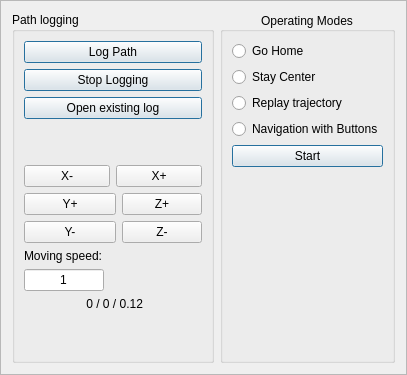
         <widget class="QFrame" name="frame_3">
          <property name="frameShape">
           <enum>QFrame::StyledPanel</enum>
          </property>
          <property name="frameShadow">
           <enum>QFrame::Raised</enum>
          </property>
          <layout class="QHBoxLayout" name="horizontalLayout_2">
           <item>
            <widget class="QGroupBox" name="groupBox_3">
             <property name="title">
              <string>Path logging</string>
             </property>
             <layout class="QGridLayout" name="gridLayout_12">
              <item row="6" column="0">
               <spacer name="verticalSpacer">
                <property name="orientation">
                 <enum>Qt::Vertical</enum>
                </property>
                <property name="sizeHint" stdset="0">
                 <size>
                  <width>20</width>
                  <height>40</height>
                 </size>
                </property>
               </spacer>
              </item>
              <item row="4" column="0">
               <widget class="QLineEdit" name="lineEdit">
                <property name="maximumSize">
                 <size>
                  <width>80</width>
                  <height>16777215</height>
                 </size>
                </property>
                <property name="text">
                 <string>1</string>
                </property>
                <property name="alignment">
                 <set>Qt::AlignCenter</set>
                </property>
               </widget>
              </item>
              <item row="0" column="0">
               <layout class="QVBoxLayout" name="verticalLayout_14">
                <item>
                 <widget class="QPushButton" name="startLogPath">
                  <property name="text">
                   <string>Log Path</string>
                  </property>
                  <property name="default">
                   <bool>true</bool>
                  </property>
                 </widget>
                </item>
                <item>
                 <widget class="QPushButton" name="stopLogging">
                  <property name="text">
                   <string>Stop Logging</string>
                  </property>
                  <property name="autoDefault">
                   <bool>false</bool>
                  </property>
                  <property name="default">
                   <bool>true</bool>
                  </property>
                  <property name="flat">
                   <bool>false</bool>
                  </property>
                 </widget>
                </item>
                <item>
                 <widget class="QPushButton" name="openLog">
                  <property name="text">
                   <string>Open existing log</string>
                  </property>
                  <property name="default">
                   <bool>true</bool>
                  </property>
                 </widget>
                </item>
               </layout>
              </item>
              <item row="1" column="0">
               <spacer name="verticalSpacer_3">
                <property name="orientation">
                 <enum>Qt::Vertical</enum>
                </property>
                <property name="sizeHint" stdset="0">
                 <size>
                  <width>20</width>
                  <height>40</height>
                 </size>
                </property>
               </spacer>
              </item>
              <item row="2" column="0">
               <layout class="QVBoxLayout" name="verticalLayout_23">
                <item>
                 <layout class="QHBoxLayout" name="horizontalLayout_9">
                  <item>
                   <widget class="QPushButton" name="btnXdec">
                    <property name="text">
                     <string>X-</string>
                    </property>
                    <property name="autoRepeat">
                     <bool>true</bool>
                    </property>
                    <property name="autoRepeatDelay">
                     <number>30</number>
                    </property>
                    <property name="autoRepeatInterval">
                     <number>50</number>
                    </property>
                   </widget>
                  </item>
                  <item>
                   <widget class="QPushButton" name="btnXinc">
                    <property name="text">
                     <string>X+</string>
                    </property>
                    <property name="autoRepeat">
                     <bool>true</bool>
                    </property>
                    <property name="autoRepeatDelay">
                     <number>150</number>
                    </property>
                    <property name="autoRepeatInterval">
                     <number>50</number>
                    </property>
                   </widget>
                  </item>
                 </layout>
                </item>
                <item>
                 <layout class="QHBoxLayout" name="horizontalLayout_10">
                  <item>
                   <layout class="QVBoxLayout" name="verticalLayout_21">
                    <item>
                     <widget class="QPushButton" name="btnYinc">
                      <property name="minimumSize">
                       <size>
                        <width>92</width>
                        <height>0</height>
                       </size>
                      </property>
                      <property name="text">
                       <string>Y+</string>
                      </property>
                      <property name="autoRepeat">
                       <bool>true</bool>
                      </property>
                      <property name="autoRepeatDelay">
                       <number>30</number>
                      </property>
                      <property name="autoRepeatInterval">
                       <number>50</number>
                      </property>
                     </widget>
                    </item>
                    <item>
                     <widget class="QPushButton" name="btnYdec">
                      <property name="minimumSize">
                       <size>
                        <width>92</width>
                        <height>0</height>
                       </size>
                      </property>
                      <property name="text">
                       <string>Y-</string>
                      </property>
                      <property name="autoRepeat">
                       <bool>true</bool>
                      </property>
                      <property name="autoRepeatDelay">
                       <number>30</number>
                      </property>
                      <property name="autoRepeatInterval">
                       <number>50</number>
                      </property>
                     </widget>
                    </item>
                   </layout>
                  </item>
                  <item>
                   <layout class="QVBoxLayout" name="verticalLayout_22">
                    <item>
                     <widget class="QPushButton" name="btnZinc">
                      <property name="text">
                       <string>Z+</string>
                      </property>
                      <property name="autoRepeat">
                       <bool>true</bool>
                      </property>
                      <property name="autoRepeatDelay">
                       <number>30</number>
                      </property>
                      <property name="autoRepeatInterval">
                       <number>50</number>
                      </property>
                     </widget>
                    </item>
                    <item>
                     <widget class="QPushButton" name="btnZdec">
                      <property name="text">
                       <string>Z-</string>
                      </property>
                      <property name="autoRepeat">
                       <bool>true</bool>
                      </property>
                      <property name="autoRepeatDelay">
                       <number>30</number>
                      </property>
                      <property name="autoRepeatInterval">
                       <number>50</number>
                      </property>
                     </widget>
                    </item>
                   </layout>
                  </item>
                 </layout>
                </item>
               </layout>
              </item>
              <item row="5" column="0">
               <widget class="QLabel" name="labelNav">
                <property name="text">
                 <string> 0 / 0 / 0.12</string>
                </property>
                <property name="alignment">
                 <set>Qt::AlignCenter</set>
                </property>
               </widget>
              </item>
              <item row="3" column="0">
               <widget class="QLabel" name="label_2">
                <property name="text">
                 <string>Moving speed:</string>
                </property>
               </widget>
              </item>
             </layout>
            </widget>
           </item>
           <item>
            <widget class="QGroupBox" name="groupBox_4">
             <property name="title">
              <string>Operating Modes</string>
             </property>
             <property name="alignment">
              <set>Qt::AlignCenter</set>
             </property>
             <layout class="QVBoxLayout" name="verticalLayout_15">
              <item>
               <widget class="QRadioButton" name="goHomeMode">
                <property name="text">
                 <string>Go Home</string>
                </property>
               </widget>
              </item>
              <item>
               <widget class="QRadioButton" name="centerMode">
                <property name="text">
                 <string>Stay Center</string>
                </property>
               </widget>
              </item>
              <item>
               <widget class="QRadioButton" name="replayMode">
                <property name="text">
                 <string>Replay trajectory</string>
                </property>
                <property name="checkable">
                 <bool>false</bool>
                </property>
               </widget>
              </item>
              <item>
               <widget class="QRadioButton" name="navMode">
                <property name="text">
                 <string>Navigation with Buttons</string>
                </property>
               </widget>
              </item>
              <item>
               <widget class="QPushButton" name="ModeStartButton">
                <property name="text">
                 <string>Start</string>
                </property>
                <property name="default">
                 <bool>true</bool>
                </property>
               </widget>
              </item>
              <item>
               <spacer name="verticalSpacer_4">
                <property name="orientation">
                 <enum>Qt::Vertical</enum>
                </property>
                <property name="sizeHint" stdset="0">
                 <size>
                  <width>20</width>
                  <height>40</height>
                 </size>
                </property>
               </spacer>
              </item>
             </layout>
            </widget>
           </item>
          </layout>
         </widget>
